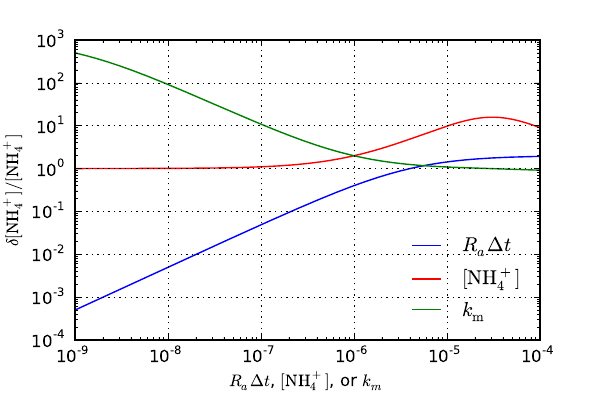

The Python source for this figure:
import numpy as np
import pylab as plt

# dc/dt = -(c-e)/(c-e+s)
# (ck+1 - ck)/dt = -(ck+1 - e)/(ck+1 - e + s)
# f = (ck+1 - ck)/dt + (ck+1 - e)/(ck+1 - e + s)
# d = df/dck+1 = 1/dt + s/(ck+1 - e + s)^2
# delta = f/d
# for the first iteration, ck+1 = ck
# delta = (ck+1 - e)/(ck+1 - e + s) / (1/dt + s/(ck+1 - e + s)^2)

c0 = 1e-6
s0 = 1e-6
dt = 1e-3
e0 = 1e-20

xi = np.arange(-9, -4, 0.01)
xx = np.zeros_like(xi)
ti = np.zeros_like(xi)
f1 = np.zeros_like(xi)
f2 = np.zeros_like(xi)
f3 = np.zeros_like(xi)
fb = np.ones_like(xi)
fb = fb * c0

for i in range(len(xi)):
  xx[i] = 10**xi[i]
  ti[i] = 10**(xi[i])
  f1[i] = (xx[i] - e0)/(xx[i] - e0 + s0   ) / (1.0/dt +    s0 / (xx[i] - e0 + s0) / (xx[i] - e0 + s0)) 
  f2[i] = (c0    - e0)/(c0    - e0 + xx[i]) / (1.0/dt + xx[i] / (c0 - e0 + xx[i]) / (c0 - e0 + xx[i])) 
  f3[i] = (c0    - e0)/(c0    - e0 + s0)    / (1.0/ti[i] + s0 / (c0 - e0 + s0) / (c0 - e0 + s0)) 
  f1[i] = f1[i]/xx[i]
  f2[i] = f2[i]/c0
  f3[i] = f3[i]/c0

"""
lx = 0.05
ly = 0.9

plt.subplots_adjust(left=0.2, hspace=0.25)
ax1 = plt.subplot(3, 1, 1)
plt.loglog(ti, f3, 'b-', ti, fb, 'r--')
plt.xlabel('$R_a\Delta$ t')
#plt.ylabel(r'$[\mathrm{NH_4^+}]^k$ or $\delta [\mathrm{NH_4^+}]^k$ [M]')
plt.ylabel('Concentration [M]')
lgd = plt.legend(('$\delta [\mathrm{NH_4^+}]^k$', '$[\mathrm{NH_4^+}]^k$'), loc=4)
lgd.draw_frame(False)
#txt = lgd.get_texts()
#plt.setp(txt, fontsize='small')
plt.text(lx, ly, '(a)', transform=ax1.transAxes)

ax2 = plt.subplot(3, 1, 2)
plt.loglog(xx, f1, 'b-', xx, xx, 'r--')
plt.xlabel('$[\mathrm{NH_4^+}]^k$ [M]')
plt.ylabel(r'$[\mathrm{NH_4^+}]^k$ or $\delta [\mathrm{NH_4^+}]^k$ [M]')
plt.ylabel('Concentration [M]')
plt.yticks([1e-9, 1e-6, 1e-3])
plt.text(lx, ly, '(b)', transform=ax2.transAxes)

ax3 = plt.subplot(3, 1, 3)
plt.loglog(xx, f2, 'b-', xx, fb, 'r--')
plt.xlabel('$k_m$ [M]')
plt.ylabel(r'$[\mathrm{NH_4^+}]^k$ or $\delta [\mathrm{NH_4^+}]^k$ [M]')
plt.ylabel('Concentration [M]')
plt.text(lx, ly, '(c)', transform=ax3.transAxes)
"""

plt.loglog(xx, f3, 'b-', xx, f1, 'r-', xx, f2, 'g-')
plt.grid()
lgd = plt.legend(('$R_a\Delta t$', '$[\mathrm{NH_4^+}]$', '$k_m$'), loc=4)
lgd.draw_frame(False)
plt.xlabel('$R_a\Delta t$, $[\mathrm{NH_4^+}]$, or $k_m$')
plt.ylabel('$\delta[\mathrm{NH_4^+}]/[\mathrm{NH_4^+}]$')
plt.subplots_adjust(bottom=0.15)


fig = plt.gcf()
fig.set_size_inches(6, 4)
plt.savefig('fig07monodupdate1.pdf')
plt.show()
